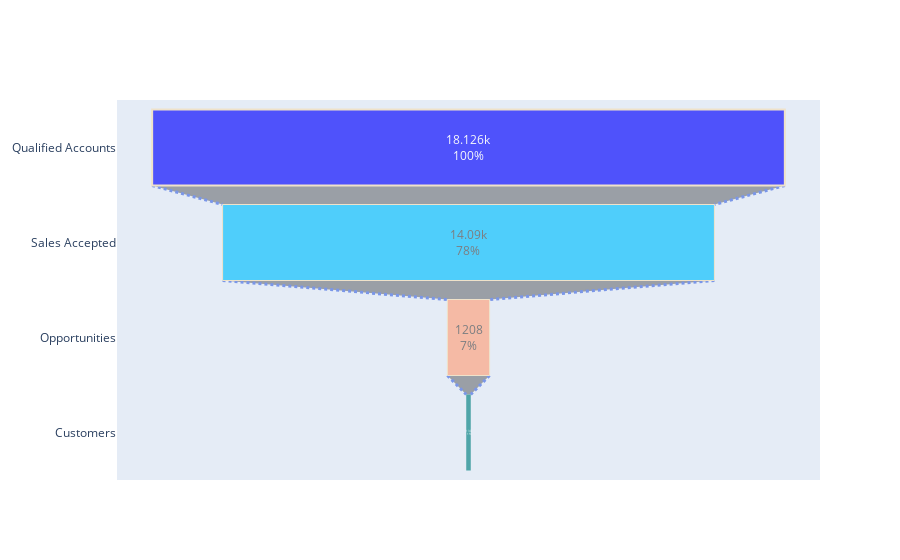

The code cell stored with this chart in its notebook:
### Code cell
print('Qualified to Sales Accepted')
print_full(get_count_percent3(df_input_grouped1,'is_sales_accepted',drop_na=False))
print('--------------------------------')
print('')
print('Qualified to Opportunities')
print_full(get_count_percent3(df_input_grouped1,'is_opportunity',drop_na=False))
print('--------------------------------')
print('')
print('Sales Accepted to Opportunities')
print_full(get_count_percent3(df_input_grouped1[df_input_grouped1['is_sales_accepted']==1],'is_opportunity',drop_na=False))
print('--------------------------------')
print('')


print('Qualified to Customer')
print_full(get_count_percent3(df_input_grouped1,'is_customer',drop_na=False))
print('--------------------------------')
print('')
print('Sales Accepted to Customer')
print_full(get_count_percent3(df_input_grouped1[df_input_grouped1['is_sales_accepted']==1],'is_customer',drop_na=False))
print('--------------------------------')
print('')
print('Opportunity to Customer')
print_full(get_count_percent3(df_input_grouped1[df_input_grouped1['is_opportunity']==1],'is_customer',drop_na=False))
#print('--------------------------------')
#print('')

fig = go.Figure()
fig = go.Figure(go.Funnel(
    y = ["Qualified Accounts","Sales Accepted","Opportunities", "Customers"],
    x = [count_quailified,count_sales_accepted,count_opportunities,count_customer],
    textposition = "inside",
    textinfo = "value+percent initial",
    opacity = 0.65, marker = {"color": ["blue","deepskyblue", "lightsalmon","teal"],
    "line": {"width": [2, 1, 1], "color": ["wheat","wheat", "wheat", "wheat"]}},
    connector = {"line": {"color": "royalblue", "dash": "dot", "width": 3}})
    )
fig.show()

### Figure 1 — Plotly figure (JSON) as saved in the notebook; plotly's stock layout.template omitted (floating-point values rounded to 4 significant figures)
{"data": [{"connector": {"line": {"color": "royalblue", "dash": "dot", "width": 3}}, "marker": {"color": ["blue", "deepskyblue", "lightsalmon", "teal"], "line": {"color": ["wheat", "wheat", "wheat", "wheat"], "width": [2, 1, 1]}}, "opacity": 0.65, "textinfo": "value+percent initial", "textposition": "inside", "type": "funnel", "x": [18126, 14090, 1208, 130], "y": ["Qualified Accounts", "Sales Accepted", "Opportunities", "Customers"]}], "layout": {}}
